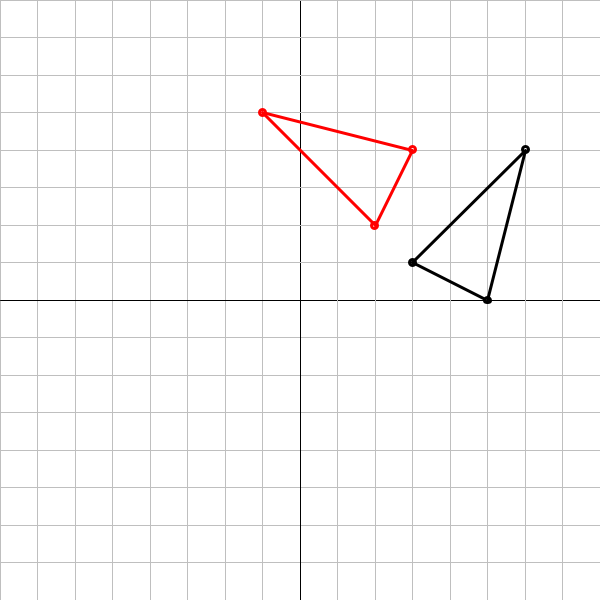
Frame 1 (no input)
Frame 2 (the mouse pressed at the canvas centre, redrawn once): identical to frame 1, image omitted

The Processing sketch that drew this single still picture (run headless with seeded random() and noise(); the mouse was pressed at the canvas centre and the sketch redrawn once):

// Processing sketch: TransformationsWithMatrices
// ── TransformationsWithMatrices.pde
// This function computes m*a, where m is an n*n matrix and a is vector of dimension n
// It returns a newly allocated vector of dimension n
// The function doesn't include any boundary checks and will crash if the matrix and vector
// dimensions don't match

float[] matrixTimesMatrix(float m1[], float m2[])
{
  // compute the number of rows/columns in m1
  // assumption: m1 and m2 are square and have the same dimension
  int n = (int) sqrt(m1.length);
  float mResult[] = new float[m1.length];
  
  for (int i = 0; i < n; i++)
  {
    for (int j = 0; j < n; j++)
    {
      for(int k = 0; k < n; k++)
      {
        mResult[i*n + j] += m1[i * n + k] * m2[k * n + j];
      }
    }
  }
  return mResult;
}

float[] matrixTimesVector(float m[], float a[])
{
  float v[] = new float[a.length];
  for (int i = 0; i < a.length; i++)
  {
    for (int j = 0; j < a.length; j++)
    {
      v[i] += m[i * a.length + j] * a[j];
    }
  }
  return v;
}

void setup()
{
  size(600, 600);
  noLoop();
}

// draw a 1-unit grid from -maxValue to maxValue 
void drawAxis(float maxValue)
{
  int n = (int)maxValue;
  for (int i = -n; i <= n; i++)
  {
    if (i != 0) { 
      stroke(191);
    } else { 
      stroke(0);
    }
    line(-n, i, n, i);
    line(i, -n, i, n);
  }
}

void drawLineLoop(float points[][], float pointSize)
{
  int n = points.length;
  for (int i = 0; i < n; i++)
  {
    // draw the individual points as well
    if (pointSize != 0)
    {
      ellipse(points[i][0], points[i][1], pointSize, pointSize);
    }
    line(points[i][0], points[i][1], 
      points[ (i+1)%n ][0], points[ (i+1)%n ][1] );
  }
}

void draw()
{
  background(255);

  // 0,0 should be in the center of the window
  translate(width/2, height/2);

  // we want to display coordinates from -8 to 8
  float desiredWidth = 16; 
  float scaleFactor = width / desiredWidth;
  scale(scaleFactor, -scaleFactor);

  strokeWeight(1.0 / scaleFactor);
  drawAxis(desiredWidth / 2);

  // The transformation matrices to rotate by 90 degrees around the Point Z = (2,1)
  float TZminus[] = {
    1, 0, -2, 
    0, 1, -1, 
    0, 0, 1
  };
  float TZplus[] = {
    1, 0, 2, 
    0, 1, 1, 
    0, 0, 1
  };  
  float R90[] = {
    0, -1, 0, 
    1, 0, 0, 
    0, 0, 1
  };

  float points[][] = {
    { 3, 1, 1 }, 
    { 5, 0, 1 }, 
    { 6, 4, 1 }
  };
  float mTemp[] = matrixTimesMatrix( R90, TZminus );
  float mTotal[] = matrixTimesMatrix( TZplus, mTemp );

  // draw the original points as a line loop in black
  stroke(0);
  // make the lines 3 pixels wide, draw the points twice as thick
  strokeWeight(3.0 / scaleFactor);
  drawLineLoop(points, 6.0 / scaleFactor);

  float transformedPoints[][] = new float[ points.length ][];
  for (int i = 0; i < points.length; i++)
  {
    // here, three transformations are rolled into one,
    // to avoid using temporary variables
    // Exercise: Write a function for matrix multiplication,
    // and rewrite the code below to first multiply the matrices,
    // and then transform the points using a single matrix*vector operation
    //transformedPoints[i] =
    //  matrixTimesVector(TZplus,
    //    matrixTimesVector( R90, 
    //      matrixTimesVector( TZminus, points[i] )
    //    )
    //  );
    transformedPoints[i] = matrixTimesVector(mTotal, points[i]);
    
    // with temporary variables, it would look like this:
    // float v1[] = matrixTimesVector(TZminus,points[i]);
    // float v2[] = matrixTimesVector(R90,v1);
    // transformedPoints[i] = matrixTimesVector(TZplus,v2);
    
    // uncomment one of the following lines
    // to see the individual transformations
    //transformedPoints[i] = matrixTimesVector(TZminus, points[i] );
    //transformedPoints[i] = matrixTimesVector(R90, points[i] );
    //transformedPoints[i] = matrixTimesVector(TZplus, points[i] );
  }

  // draw the transformed points in red
  stroke(255, 0, 0);
  // make the lines 3 pixels wide, draw the points twice as thick
  strokeWeight(3.0 / scaleFactor);
  drawLineLoop(transformedPoints, 6.0 / scaleFactor);
}
